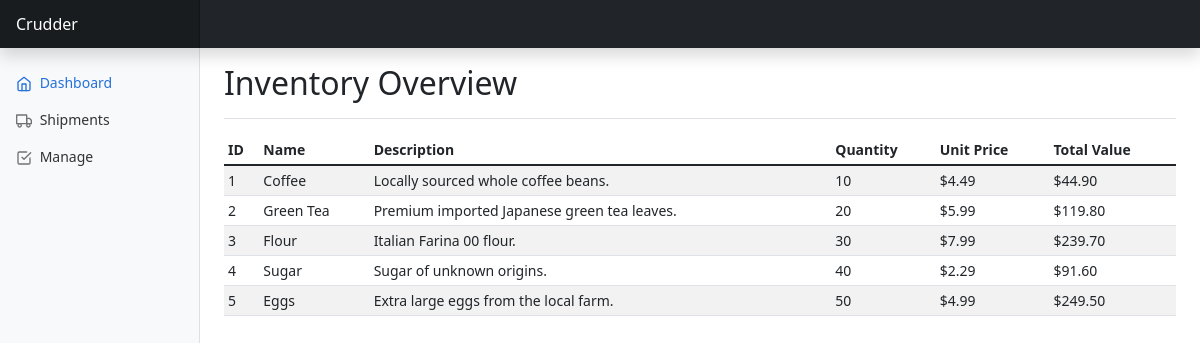
The page /index on the database as committed earlier.
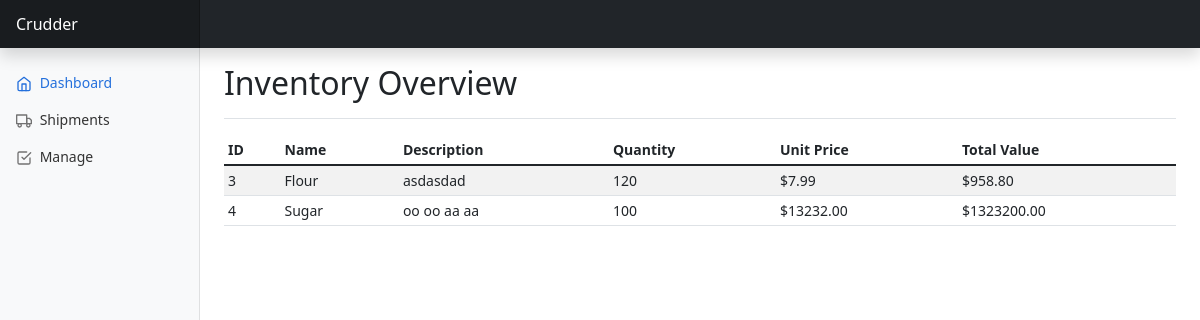
The same page on the database as committed later.
### tables this page shows
CREATE TABLE inventory (
  item_id INTEGER,
  quantity INTEGER,
  FOREIGN KEY(item_id) REFERENCES items(id)
);

CREATE TABLE items (
  id INTEGER PRIMARY KEY AUTOINCREMENT,
  name TEXT,
  description TEXT,
  price REAL
);

### app.py (the view)
@app.route('/')
@app.route('/index')
def index():
    conn = db.get_db_connection()
    inventory = db.execute_query(
        conn=conn,
        query=constants.GET_INVENTORY_QUERY
    ).fetchall()
    conn.close()
    return render_template('index.html', inventory=inventory)

### db.py (called while the page is built)
def get_db_connection(db='database.db'):
    conn = sqlite3.connect(db)
    conn.row_factory = sqlite3.Row
    return conn

def get_db_cursor(conn):
    return conn.cursor()

def execute_query(conn, query, args=None):
    cursor = get_db_cursor(conn)
    if args:
        cursor.execute(query, args)
    else:
        cursor.execute(query)
    conn.commit()
    return cursor

### templates/index.html (shortened to what this page needs)
{% extends "base.html" %}
{% block sidebar %}
  <li class="nav-item">
    <a class="nav-link active" aria-current="page" href="/index">
      <span data-feather="home"></span>
      Dashboard
    </a>
  </li>
  <li class="nav-item">
    <a class="nav-link" href="/shipments">
      <span data-feather="truck"></span>
      Shipments
    </a>
  </li>
  <li class="nav-item">
    <a class="nav-link" href="/manage">
      <span data-feather="check-square"></span>
      Manage
    </a>
  </li>
{% endblock %}
{% block header %}Inventory Overview{% endblock %}
{% block content %}
  <div class="table-responsive">
    <table class="table table-striped table-sm">
      <thead>
        <tr>
          <th scope="col">ID</th>
          <th scope="col">Name</th>
          <th scope="col">Description</th>
          <th scope="col">Quantity</th>
          <th scope="col">Unit Price</th>
          <th scope="col">Total Value</th>
        </tr>
      </thead>
      <tbody>
      {% for item in inventory %}
        <tr>
          <td>{{ item["id"] }}</td>
          <td>{{ item["name"] }}</td>
          <td>{{ item["description"] }}</td>
          <td>{{ item["quantity"] }}</td>
          <td>{{ "${:.2f}".format(item["price"]) }}</td>
          <td>{{ "${:.2f}".format(item["price"] * item["quantity"]) }}</td>
        </tr>
      {% endfor %}
      </tbody>
    </table>
  </div>
{% endblock %}

Rows that differ between the two databases and show on the page:
no longer on this page (row edited): inventory: id "1", name "Coffee", description "Locally sourced whole coffee beans.", quantity "10"
removed items: price "$4.49", item['price']*item['quantity'] "$44.90"
no longer on this page (row edited): inventory: id "2", name "Green Tea", description "Premium imported Japanese green tea leaves.", quantity "20"
removed items: price "$5.99", item['price']*item['quantity'] "$119.80"
no longer on this page (row edited): inventory: id "5", name "Eggs", description "Extra large eggs from the local farm.", quantity "50"
removed items: price "$4.99", item['price']*item['quantity'] "$249.50"
changed inventory "Flour": description "Italian Farina 00 flour." → "asdasdad"; quantity "30" → "120"
changed items (number 1 of 2 on the later page): item['price']*item['quantity'] "$239.70" → "$958.80"
changed inventory "Sugar": description "Sugar of unknown origins." → "oo oo aa aa"; quantity "40" → "100"
changed items (number 2 of 2 on the later page): price "$2.29" → "$13232.00"; item['price']*item['quantity'] "$91.60" → "$1323200.00"
